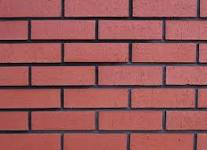
#> input picture Hafta10/Ders3/img.jpg, 207 x 150 px
$ python harris.py
#> lines starting #> are read from the running program, lines starting #| are printed output that depends on the picture; after the words box and inside, x2 and y2 are one past the last pixel; in counts of white or black regions, pixels touching at a corner belong together
#> further down, src is the input picture: shape (150, 207, 3); mean B, G, R 88.6, 87.7, 154.1
import cv2 as cv
import numpy as np

def harris(image):
    blockSize = 2
    apertureSize = 3
    k = 0.04
    gray = cv.cvtColor(image, cv.COLOR_BGR2GRAY)
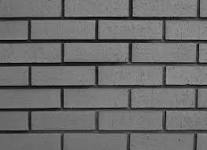
#> gray: shape (150, 207); min 2, max 155, mean 107.7
    dst = cv.cornerHarris(gray, blockSize, apertureSize, k)
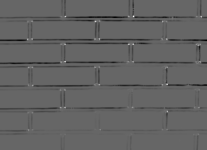
#> dst: shape (150, 207) float32; min -0.00141, max 0.0021, mean -5.27e-05; drawn with min black and max white
    dst_norm = np.empty(dst.shape, dtype=np.float32)
    cv.normalize(dst, dst_norm, alpha=0, beta=255, norm_type=cv.NORM_MINMAX)
    for i in range(dst_norm.shape[0]):
        for j in range(dst_norm.shape[1]):
            if int(dst_norm[i, j]) > 120:
                cv.circle(image, (j, i), 2, (0, 255, 0), 2)
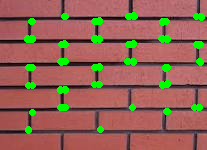
#> image: shape (150, 207, 3); 6.1% of pixels changed, all inside (x1, y1, x2, y2) = (24, 12, 205, 134)
    return image

src = cv.imread("img.jpg")
if src is None:
    raise FileNotFoundError("img.jpg dosyası bulunamadı!")
original = src.copy()
result = harris(src)

cv.imshow("Orijinal Goruntu", original)
cv.imshow("Harris Kose Saptama", result)
cv.waitKey(0)
cv.destroyAllWindows()
